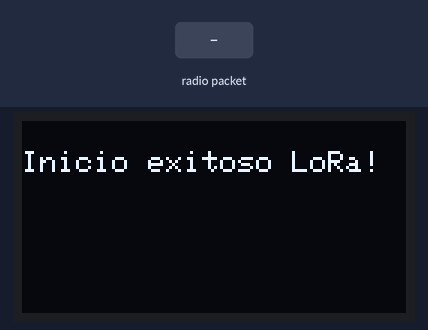
Bench run of a sketch on a simulated ESP32. Parts: 128×64 one-colour display. The test bench sets the inputs (shaded band). WiFi joins after 1.5 s; servers stay silent unless stated; uploads are accepted with an empty reply; no radio packets arrive unless stated; what the sketch prints to the serial monitor is not drawn.

Above: at 2.1 s.
At 12.5 s:
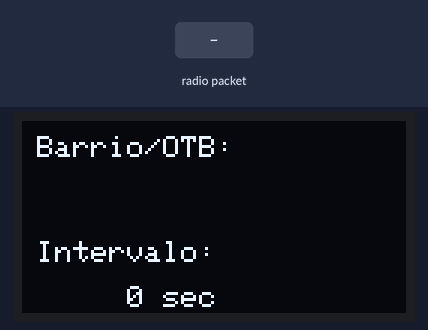
12.6 s: radio packet "201" arrives
At 15.3 s:
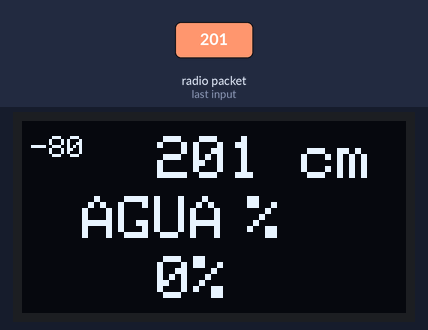
15.6 s: radio packet "5" arrives
At 17.6 s:
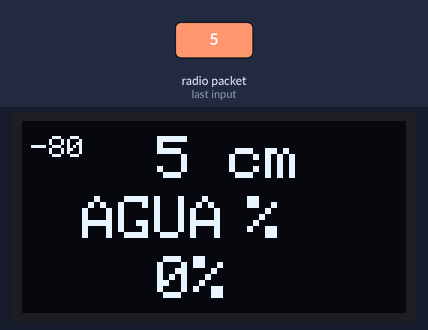
Timing chart, 0 to 19.1 s (numbered marks = the images above; inputs shaded):
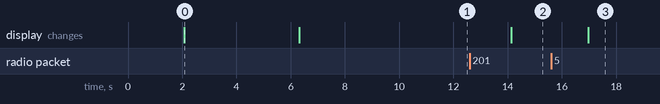

The sketch:

receptor_lora.ino
```cpp
//Librerias OLED Display
#include <Wire.h>
#include <Adafruit_GFX.h>
#include <Adafruit_SSD1306.h>
//Librerias LoRa
#include <LoRa.h>
#include <SPI.h>
//Librerias WiFi
#include <WiFi.h>
#include <HTTPClient.h>
#include <ArduinoJson.h>

//pines modulo LoRa
#define SCK 5
#define MISO 19
#define MOSI 27
#define SS 18
#define RST 14
#define DIO0 26

// Frecuencia de Operacion LoRa
#define BAND 915E6

#define SCREEN_WIDTH 128  // Ancho de la pantalla OLED
#define SCREEN_HEIGHT 64  // Alto de la pantalla OLED

// Dirección I2C de la pantalla (puede variar, comúnmente 0x3C o 0x3D)
#define OLED_RESET -1  // Compartimiento de reset (-1 si no se usa un pin de reset)
#define SCREEN_ADDRESS 0x3C

Adafruit_SSD1306 display(SCREEN_WIDTH, SCREEN_HEIGHT, &Wire, OLED_RESET);
//Cadena de texto para recibir datos del otro LoRa.
// String dataLora;
String dataLora;
String measured;
String percentage;
String battery;
// char measured;
// char percentage;
// char battery;

const char* ssid = "Redmi Note 10 Pro";
const char* password = "Qwerty1234";
const String serverName = "http://facturacionapi.tsi.pe/api/";
// const String serverName = "http://192.168.1.7:8000/api/";

// Timer variables
unsigned long lastTime = 0;
String districName;
int settingsTimerDelay;

void setup() {
  //initialize Serial Monitor
  Serial.begin(115200);
  init_screen();
  init_lora();

  init_WiFi();
  init_data();
  show_init_info_display(districName, settingsTimerDelay);
}

void loop() {
  //analiza paquete
  int packageSize = LoRa.parsePacket();
  if (packageSize) {
    Serial.print("Paquete recibido ");
    //Leemos el paquete
    while (LoRa.available()) {
      //Guardamos cadena en variable
      dataLora = LoRa.readString();
      Serial.println(dataLora);
    }
    //Muestra intensidad de señal recibida
    int rssi = LoRa.packetRssi();
    Serial.print(" con RSSI ");
    Serial.println(rssi);
    treat_data(dataLora);
    // show_basic_display(dataLora, rssi);
    show_info_screen2(String(measured.toInt()) + " cm", percentage + "%", String(battery.toInt()) + "%", rssi);
  }
  if ((millis() - lastTime) > settingsTimerDelay) {
    if (WiFi.status() == WL_CONNECTED) {
      send_data(measured, percentage, String(battery.toInt()));
    } else {
      Serial.println("WiFi Disconnected");
    }
    lastTime = millis();
  }
}

void init_screen() {
  // Inicializa la pantalla con la dirección I2C
  if (!display.begin(SSD1306_SWITCHCAPVCC, SCREEN_ADDRESS)) {
    Serial.println(F("Fallo en la asignación de SSD1306"));
    for (;;)
      ;  // Detiene la ejecución si la pantalla no se inicia correctamente
  }
  // Limpia la pantalla
  display.clearDisplay();
  // Configura el tamaño del texto
  display.setTextSize(1);
  display.setTextColor(SSD1306_WHITE);
  display.setCursor(0, 0);
}

void init_lora() {
  Serial.println("INICIO RECEPTOR LoRa");
  delay(2000);
  //Definimos pines SPI
  SPI.begin(SCK, MISO, MOSI, SS);
  //Configuramos LoRa para enviar
  LoRa.setPins(SS, RST, DIO0);

  //Intenta transmitir en la banda elegida
  if (!LoRa.begin(BAND)) {
    //Si no puede transmitir, marca error
    Serial.println("Error iniciando LoRa");
    while (1)
      ;
  }
  //Mensaje de todo bien en puerto serial
  Serial.println("Inicio exitoso LoRa!");
  display.setCursor(0, 10);
  //Mensaje de todo bien en pantalla OLED
  display.print("Inicio exitoso LoRa!");
  display.display();
  delay(2000);
}

void show_basic_display(String dataLora, int rssi) {
  // Mostramos informacion obtenida
  display.clearDisplay();
  display.setCursor(0, 0);
  display.print("Receptor LoRa");
  display.setCursor(0, 20);
  display.print("Paquete recibido:");
  display.setCursor(0, 30);
  display.print(dataLora);
  display.setCursor(0, 40);
  display.print("RSSI:");
  display.setCursor(30, 40);
  display.print(rssi);
  display.display();
}

void show_init_info_display(String distric, int interval) {
  display.clearDisplay();
  display.setTextSize(1);
  display.setCursor(5, 5);
  display.print("Barrio/OTB:");
  display.setCursor(8, 20);
  display.print(distric);
  display.setCursor(5, 40);
  display.print("Intervalo:");
  display.setCursor(35, 55);
  display.print(interval);
  display.print(" sec");
  display.display();
  delay(5000);
}

void show_info_screen2(String distancia, String porcentaje, String batteryLevel, int rssi) {
  //Limpia pantalla
  display.clearDisplay();
  //Posicionamos en siguiente renglon
  display.setTextSize(1);
  display.setCursor(3, 5);
  display.print(rssi);
  display.setTextSize(2);
  display.setCursor(45, 5);
  display.print(distancia);
  display.setCursor(20, 25);
  display.print("AGUA");
  display.setCursor(75, 25);
  display.print(porcentaje);
  display.setCursor(45, 45);
  display.print(batteryLevel);
  display.display();
}

void treat_data(String dataLora) {
  char *data = NULL;
  int str_len = dataLora.length() + 1;
  char char_array[str_len];
  dataLora.toCharArray(char_array, str_len);
  data = strtok(char_array, ",");
  if (data != NULL) {
    if (atoi(data) > 0) {
      measured = data;
    } else {
      measured = "0";
    }
    // measured = atoi(data);  // Convertir a entero
  }

  data = strtok(NULL, ",");
  if (data != NULL) {
    if (atoi(data) > 100) {
      percentage = 100;
    } else {
      if (atoi(data) < 0) {
        percentage = "0";
      } else {
        percentage = data;
      }
      // percentage = atoi(data);
    }
  }

  data = strtok(NULL, ",");
  if (data != NULL) {
    if (atoi(data) > 100) {
      battery = 100;
    } else {
      if (atoi(data) < 0) {
        battery = "0";
      } else {
        battery = data;
      }
    }
    // battery = atoi(data);
  }
}

void init_WiFi() {
  WiFi.begin(ssid, password);
  Serial.println("Connecting");
  while (WiFi.status() != WL_CONNECTED) {
    Serial.print("Connection failed with status: ");
    Serial.println(WiFi.status());
    delay(500);
    Serial.print(".");
  }
  Serial.println("");
  Serial.print("Connected to WiFi network with IP Address: ");
  Serial.println(WiFi.localIP());
}

void init_data() {
  WiFiClient initClient;
  HTTPClient initHttp;

  initHttp.begin(initClient, serverName + "distric/1/");
  int initHttpResponseCode = initHttp.GET();
  delay(500);

  if (initHttpResponseCode > 0) {
    String payload = initHttp.getString();

    // Parsear JSON
    StaticJsonDocument<200> doc;
    DeserializationError error = deserializeJson(doc, payload);

    if (error) {
      Serial.print("Error parsing JSON: ");
      Serial.println(error.c_str());
    } else {
      const char* name = doc["name"];
      districName = name;
      Serial.print("BARRIO/OTB: ");
      Serial.println(name);

      int interval_time_device = doc["settings"]["interval_time_device"];
      settingsTimerDelay = interval_time_device;
      Serial.print("Tiempo envio datos: ");
      Serial.println(interval_time_device);
    }
  } else {
    Serial.print("Error on initHttp request: ");
    Serial.println(initHttpResponseCode);
  }

  initHttp.end();
}

void send_data(String measured, String percentage, String battery) {
  WiFiClient client;
  HTTPClient http;

  http.begin(client, serverName + "monitoring/");
  http.addHeader("Content-Type", "application/json");
  int httpResponseCode = http.POST("{\"measured\":\"" + measured + "\", \"percentage\":\"" + percentage + "\", \"battery\":\"" + battery + "\"}");
  delay(400);
  Serial.print("HTTP Response code: ");
  Serial.println(httpResponseCode);
  // Serial.println(http.getString());
  if (httpResponseCode == 201) {
    String payload = http.getString();
    measured = "0";
    percentage = "0";
    battery = "0";
    // Parsear JSON
    StaticJsonDocument<200> resp;
    DeserializationError error = deserializeJson(resp, payload);
    if (error) {
      Serial.print("Error parsing JSON: ");
      Serial.println(error.c_str());
    } else {
      settingsTimerDelay = resp["interval_time_device"];
      Serial.print("settingsTimerDelay: ");
      Serial.println(settingsTimerDelay);
    }
  }
  http.end();
}
```

Measured:
- after the input at 12.6 s, the display: changes after 1.5 s (image 2)
- after the input at 15.6 s, the display: changes after 1.4 s (image 3)
- what the display in image 0 shows lasts 4.2 s, from 2.1 s to 6.3 s
